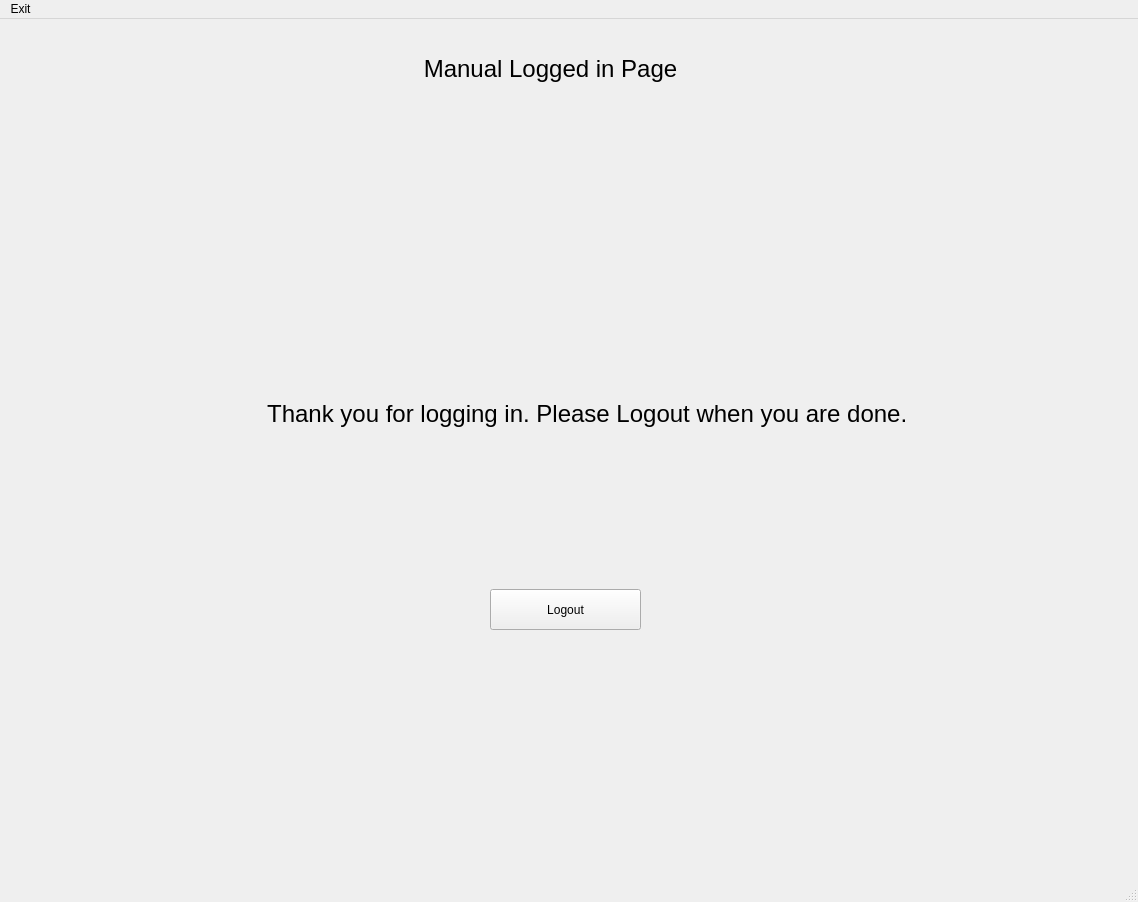
<?xml version="1.0" encoding="UTF-8"?>
<ui version="4.0">
 <class>MainWindow</class>
 <widget class="QMainWindow" name="MainWindow">
  <property name="geometry">
   <rect>
    <x>0</x>
    <y>0</y>
    <width>1138</width>
    <height>902</height>
   </rect>
  </property>
  <property name="windowTitle">
   <string>MainWindow</string>
  </property>
  <widget class="QWidget" name="centralwidget">
   <widget class="QLabel" name="label">
    <property name="geometry">
     <rect>
      <x>440</x>
      <y>90</y>
      <width>231</width>
      <height>171</height>
     </rect>
    </property>
    <property name="text">
     <string>&lt;html&gt;&lt;head/&gt;&lt;body&gt;&lt;p&gt;&lt;img src=&quot;:/newPrefix/Webp.net-resizeimage.jpg&quot;/&gt;&lt;/p&gt;&lt;/body&gt;&lt;/html&gt;</string>
    </property>
   </widget>
   <widget class="QPushButton" name="pushButton_2">
    <property name="geometry">
     <rect>
      <x>490</x>
      <y>570</y>
      <width>151</width>
      <height>41</height>
     </rect>
    </property>
    <property name="text">
     <string>Logout</string>
    </property>
   </widget>
   <widget class="QLabel" name="label_2">
    <property name="geometry">
     <rect>
      <x>400</x>
      <y>0</y>
      <width>301</width>
      <height>101</height>
     </rect>
    </property>
    <property name="text">
     <string>&lt;html&gt;&lt;head/&gt;&lt;body&gt;&lt;p align=&quot;center&quot;&gt;&lt;span style=&quot; font-size:18pt;&quot;&gt;Manual Logged in Page&lt;/span&gt;&lt;/p&gt;&lt;/body&gt;&lt;/html&gt;</string>
    </property>
   </widget>
   <widget class="QLabel" name="label_3">
    <property name="geometry">
     <rect>
      <x>250</x>
      <y>300</y>
      <width>681</width>
      <height>191</height>
     </rect>
    </property>
    <property name="text">
     <string>&lt;html&gt;&lt;head/&gt;&lt;body&gt;&lt;p align=&quot;center&quot;&gt;&lt;span style=&quot; font-size:18pt;&quot;&gt;Thank you for logging in. Please Logout when you are done. &lt;/span&gt;&lt;/p&gt;&lt;/body&gt;&lt;/html&gt;</string>
    </property>
   </widget>
  </widget>
  <widget class="QMenuBar" name="menubar">
   <property name="geometry">
    <rect>
     <x>0</x>
     <y>0</y>
     <width>1138</width>
     <height>21</height>
    </rect>
   </property>
   <widget class="QMenu" name="menuExit">
    <property name="title">
     <string>Exit</string>
    </property>
   </widget>
   <addaction name="menuExit"/>
  </widget>
  <widget class="QStatusBar" name="statusbar"/>
 </widget>
 <resources>
  <include location="rochePic.qrc"/>
 </resources>
 <connections/>
</ui>
